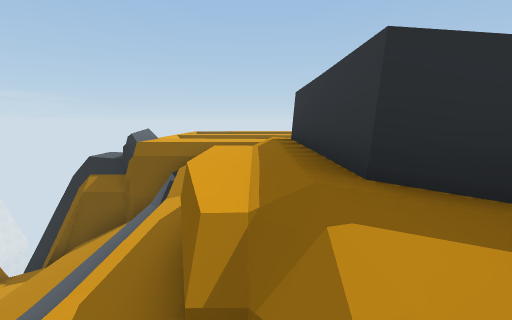
view 1 (above)

16 first-person views from a walk through a Unity game level. The camera is 1.5 m above the floor, tilts 8° down and sees 85° across. The floor is counted in squares, 1 m on a side. Each view is taken from the middle of a square. On the plan, view 1 faces up. The plan holds only what a view shows up to about 14 squares ahead; the rest is blank. The place goes on beyond the plan. The player character is not drawn. Some surface patterns are stand-ins.

view 2
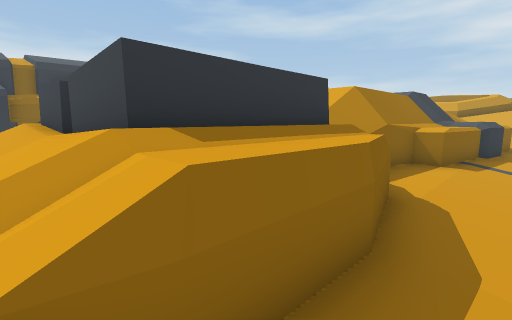

view 3
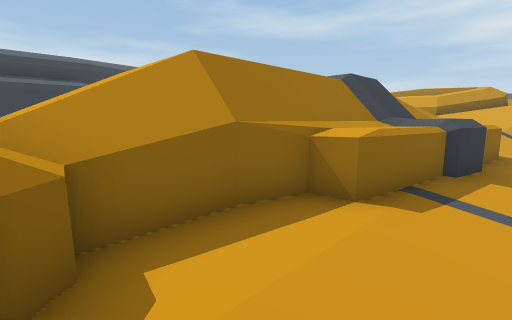

view 4
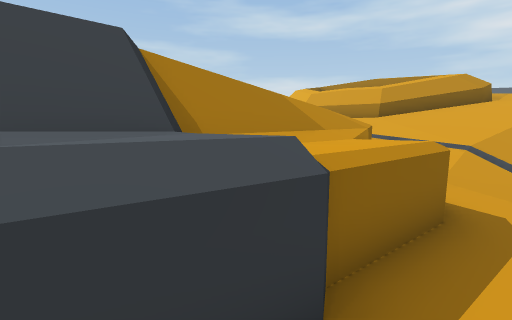

view 5
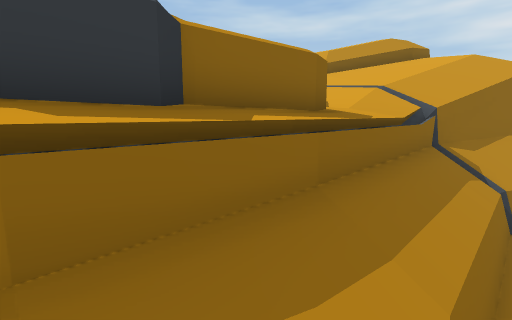

view 6
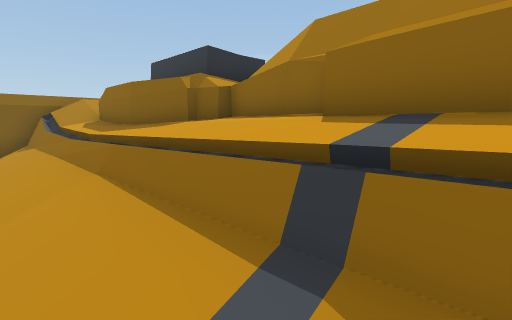

view 7
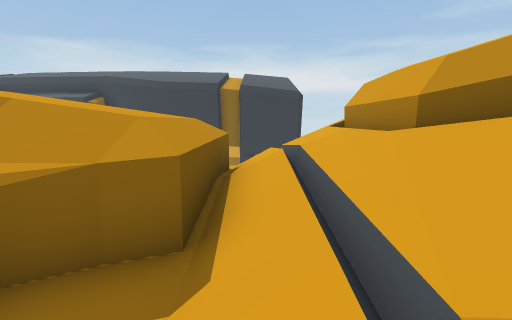

view 8
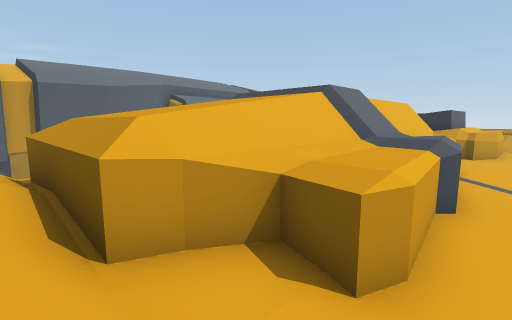

view 9
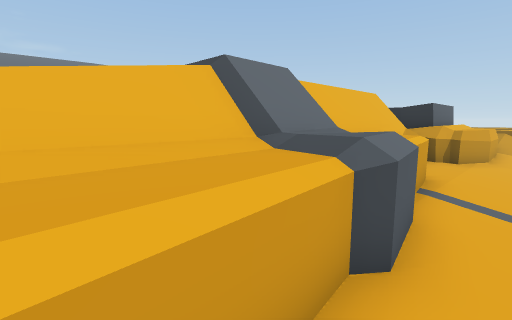

view 10
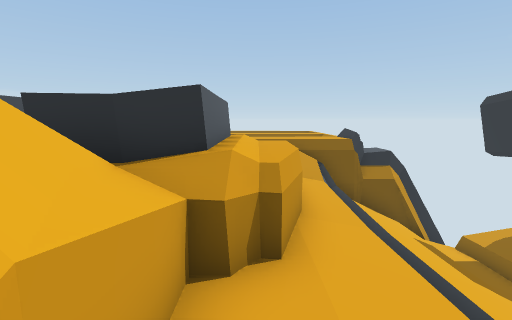

view 11
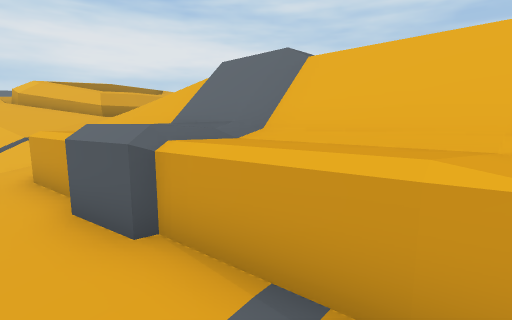

view 12
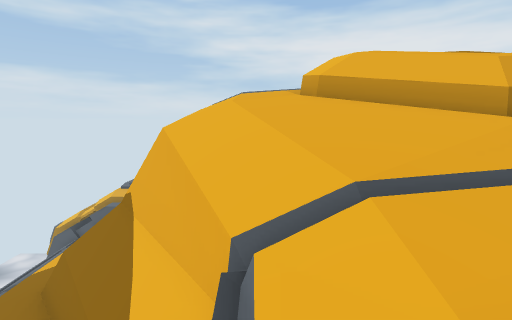

view 13
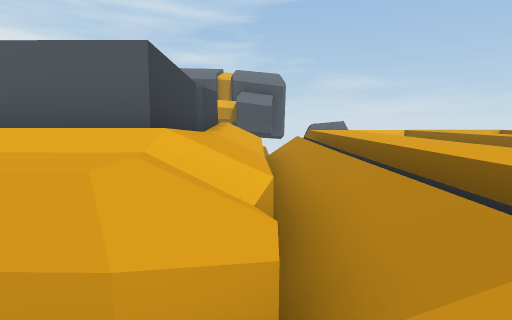

view 14
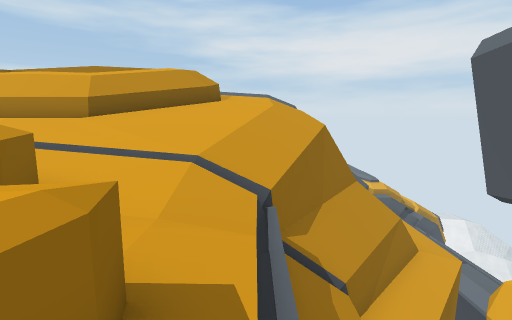

view 15
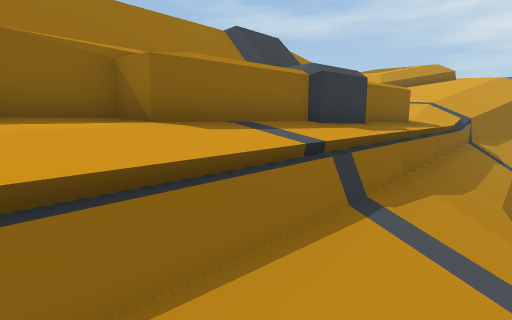

view 16
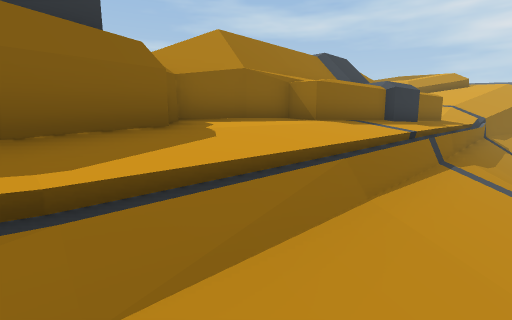

### Floor plan
Key: @ floor where view 1 was taken; # wall or solid block; x gap in a wall; . main floor; : floor 0.25 m higher than the main floor; - floor 0.25 m lower than the main floor; + floor 0.5 m higher than the main floor; * floor 0.75 m higher than the main floor; % floor 1 m higher than the main floor; & floor 1.25 m higher than the main floor; $ floor 1.5 m higher than the main floor; _ floor 1.5 m lower than the main floor; / step, stairs or slope; = window, fence, low wall or low ledge; ^ raised ledge; v drop or lower ground.
Columns run from 6 left of view 1 to 11 right of it. Each row starts with its distance up from view 1.
 10     =
  9     %%%*****%%%
  8 ####=+++++++++####
  7 vv///+++++++++== v
  6 vv///x^^^^^^^x//_v
  5  v///^^^^^^^^^//_v
  4   ///^^#   #^^//_v
  3   ///^^#   #^^//_v
  2   ///-^#   #^-//_
  1   ///-^^^^^^^-//
  0   ///.@^^^^^../
 -1   ///..##  #../
 -2   ///..#   #../
 -3   ///.^#   #^./
 -4   ///.^#   #^./
 -5   ///.^#   #^./
 -6   ///^^#   #^^/
 -7   v//^^#   #^^/
 -8   v//^^#   #^^/
 -9   v//^^^ ^ ^^^/
-10   v//^^^^^^^^^/
-11   v//=^^^^^^^^/
-12   v//.:^^^^^:./
-13   v////////////
-14 vvv##/////////##v
-15 vv##%&$#####$&%##v
-16 v######## ########

Positions as (right, up) in squares from view 1, and headings:
1: (0, 0), facing up
2: (-2, 6), facing down-right
3: (-2, 1), facing down-right
4: (-2, -6), facing down-right
5: (-4, -6), facing down-right
6: (-4, -5), facing up-right
7: (-2, -13), facing right
8: (8, -13), facing up-left
9: (8, -10), facing up-left
10: (6, -2), facing up
11: (8, -3), facing down-left
12: (8, -11), facing down
13: (8, 6), facing left
14: (-2, -9), facing down
15: (-4, -1), facing down-right
16: (-4, 3), facing down-right
